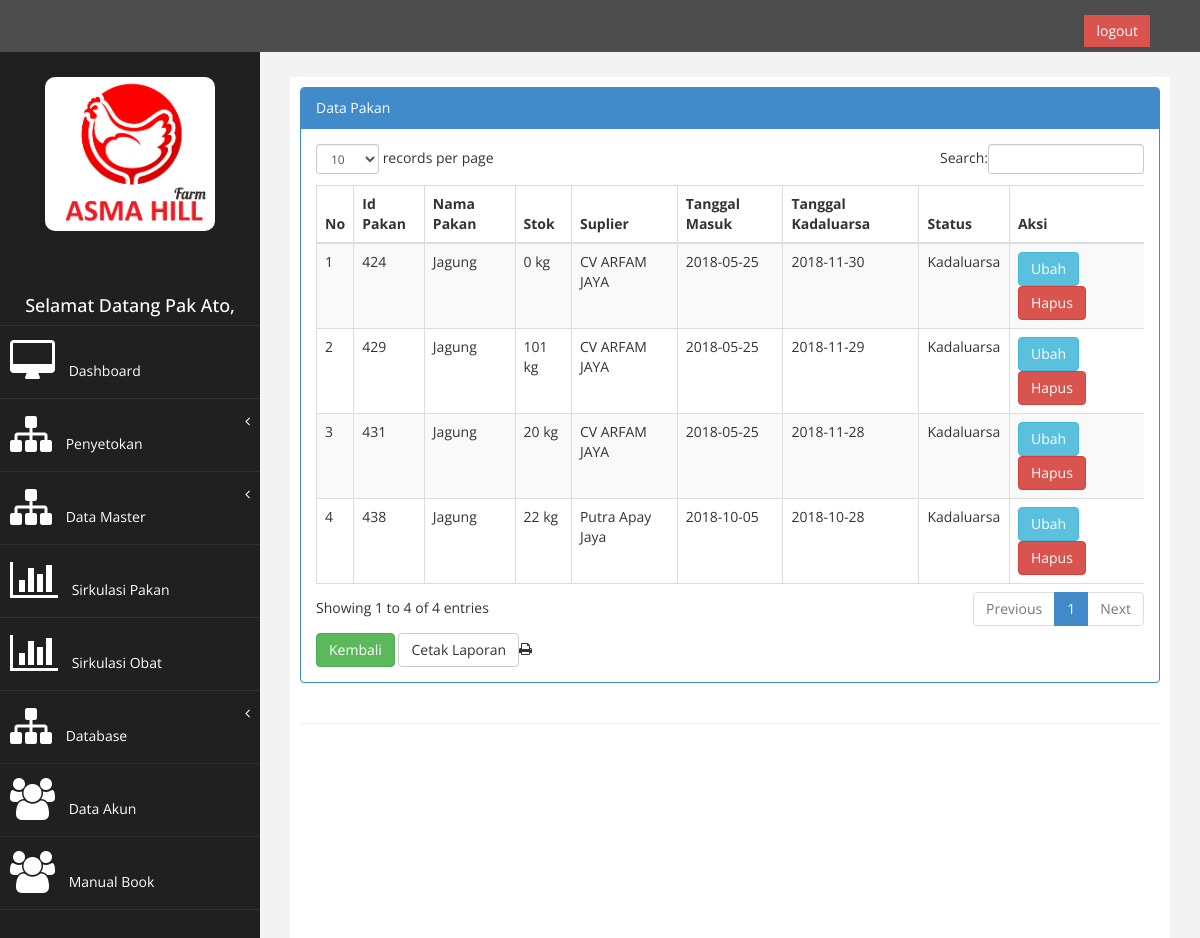
The page /index.php?page=view_pakan&aksi=data_pakan&id=1 (signed in) on the database its author committed.
### tables this page shows
CREATE TABLE `tb_pakan` (
  `id_pakan` int(9) NOT NULL AUTO_INCREMENT,
  `nama_pakan` varchar(250) NOT NULL,
  `stok` int(11) NOT NULL,
  `id_suplier` int(5) NOT NULL,
  `id_kategori` int(11) NOT NULL,
  `tgl_masuk` date NOT NULL,
  `tgl_kadaluarsa` date NOT NULL,
  PRIMARY KEY (`id_pakan`),
  KEY `id_suplier` (`id_suplier`),
  CONSTRAINT `tb_pakan_ibfk_1` FOREIGN KEY (`id_suplier`) REFERENCES `tb_suplier` (`id_suplier`) ON DELETE CASCADE ON UPDATE CASCADE
);

CREATE TABLE `tb_suplier` (
  `id_suplier` int(5) NOT NULL AUTO_INCREMENT,
  `nama_suplier` varchar(250) NOT NULL,
  `alamat_suplier` varchar(250) NOT NULL,
  `tlp_suplier` varchar(12) NOT NULL,
  PRIMARY KEY (`id_suplier`)
);

### page/data_pakan/data_pakan.php (the view, shortened to what this page needs)
<div class="row">
                <div class="col-md-12">
                    <div class="panel panel-primary">
                        <div class="panel-heading">
                             Data Pakan
                        </div>
                        <div class="panel-body">
                            <div class="table-responsive">
                                <table class="table table-striped table-bordered table-hover" id="dataTables-example">
                                    <thead>
                                        <tr>
                                            <th>No</th>
                                            <th>Id Pakan</th>
                                            <th>Nama Pakan</th>
                                            <th>Stok</th>
                                            <th>Suplier</th>
                                            <th>Tanggal Masuk</th>
                                            <th>Tanggal Kadaluarsa</th>
                                            <th>Status</th>
                                            <th>Aksi</th>
                                        </tr>
                                    </thead>
                                    <tbody>
                                    <?php error_reporting(E_ALL ^ E_NOTICE);
                                    $no = 1;
                                    $sql = $koneksi->query("select tb_pakan.id_pakan,tb_pakan.nama_pakan, tb_pakan.stok, tb_pakan.id_suplier, tb_pakan.tgl_masuk, tb_pakan.tgl_kadaluarsa, tb_suplier.nama_suplier,IF(DATEDIFF(NOW(),tgl_kadaluarsa)>0,'Kadaluarsa','Belum Kadaluarsa') AS kadaluarsa from tb_pakan INNER JOIN tb_suplier ON tb_pakan.id_suplier=tb_suplier.id_suplier WHERE id_kategori=$_GET[id]");
                                    while ($data= $sql->fetch_assoc()){
                                    ?>
                                    <tr>
                                    <td><?php echo $no++; ?></td>
                                     <td><?php echo $data['id_pakan']; ?></td>
                                    <td><?php echo $data['nama_pakan']; ?></td>
                                    <td><?php echo $data['stok']; ?> kg</td>
                                    <td><?php echo $data['nama_suplier']; ?></td>
                                    <td><?php echo $data['tgl_masuk']; ?></td>
                                    <td><?php echo $data['tgl_kadaluarsa']; ?></td>
                                    <td><?php echo $data['kadaluarsa']; ?></td>
                                    <td>
                                    <a href="?page=view_pakan&aksi=ubah&id=<?php echo $data['id_pakan'];?>"  class="btn btn-info">Ubah</a>
                                    <a onclick="return confirm('Anda Yakin Akan Menghapus Data Ini?')" href="?page=view_pakan&aksi=hapus&id=<?php echo $data['id_pakan']; ?>&kategori=<?php echo $_GET[id]; ?>" class="btn btn-danger">Hapus</a>
                                    </td>
                                    </tr>
                                    <?php } ?>
                                    </tbody>
                                    </table>
                                    </div>
<form method="POST" action="./laporan/laporan_pakan.php">
    <a href="?page=view_pakan" class="btn btn-success" style="margin-bottom: : 8px";><i class="fa fa-back"></i>Kembali</a>
  <input type="submit" name="submit" value="Cetak Laporan" target="blank" class="btn btn-default" style="margin-bottom: : 8px"><li class=" fa fa-print"></li>
</form>
                                       </div>
                                        </div>
                                         </div>
                                          </div>

### assets/css/custom.css (style rules this page uses)
body { font-family: 'Open Sans', sans-serif; }

### rows shown on the page
tb_pakan: id_pakan "424", nama_pakan "Jagung", stok "0", id_suplier.nama_suplier "CV ARFAM JAYA", tgl_masuk "2018-05-25", tgl_kadaluarsa "2018-11-30", kadaluarsa "Kadaluarsa"
tb_pakan: id_pakan "429", nama_pakan "Jagung", stok "101", id_suplier.nama_suplier "CV ARFAM JAYA", tgl_masuk "2018-05-25", tgl_kadaluarsa "2018-11-29", kadaluarsa "Kadaluarsa"
tb_pakan: id_pakan "431", nama_pakan "Jagung", stok "20", id_suplier.nama_suplier "CV ARFAM JAYA", tgl_masuk "2018-05-25", tgl_kadaluarsa "2018-11-28", kadaluarsa "Kadaluarsa"
tb_pakan: id_pakan "438", nama_pakan "Jagung", stok "22", id_suplier.nama_suplier "Putra Apay Jaya", tgl_masuk "2018-10-05", tgl_kadaluarsa "2018-10-28", kadaluarsa "Kadaluarsa"

### other values the page prints
$_SESSION['nama'] "Pak Ato"
